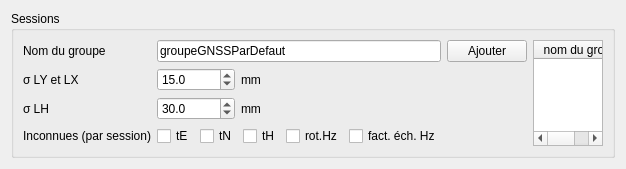
          <widget class="QWidget" name="toolBox_2Page2">
           <property name="geometry">
            <rect>
             <x>0</x>
             <y>0</y>
             <width>616</width>
             <height>165</height>
            </rect>
           </property>
           <attribute name="label">
            <string>GNSS</string>
           </attribute>
           <layout class="QVBoxLayout" name="verticalLayout">
            <item>
             <widget class="QGroupBox" name="groupBox_5">
              <property name="title">
               <string>Sessions</string>
              </property>
              <layout class="QHBoxLayout" name="horizontalLayout_3">
               <item>
                <layout class="QGridLayout" name="gridLayout_2" columnminimumwidth="0,0,200,0">
                 <property name="sizeConstraint">
                  <enum>QLayout::SetDefaultConstraint</enum>
                 </property>
                 <item row="3" column="1" colspan="2">
                  <layout class="QHBoxLayout" name="horizontalLayout">
                   <property name="spacing">
                    <number>6</number>
                   </property>
                   <item>
                    <widget class="QCheckBox" name="GNSS_tE">
                     <property name="text">
                      <string>tE</string>
                     </property>
                    </widget>
                   </item>
                   <item>
                    <widget class="QCheckBox" name="GNSS_tN">
                     <property name="text">
                      <string>tN</string>
                     </property>
                    </widget>
                   </item>
                   <item>
                    <widget class="QCheckBox" name="GNSS_tH">
                     <property name="text">
                      <string>tH</string>
                     </property>
                    </widget>
                   </item>
                   <item>
                    <widget class="QCheckBox" name="GNSS_rotHz">
                     <property name="text">
                      <string>rot.Hz</string>
                     </property>
                    </widget>
                   </item>
                   <item>
                    <widget class="QCheckBox" name="GNSS_factEchHz">
                     <property name="text">
                      <string>fact. éch. Hz</string>
                     </property>
                    </widget>
                   </item>
                  </layout>
                 </item>
                 <item row="1" column="2">
                  <widget class="QLabel" name="label_26">
                   <property name="text">
                    <string>mm</string>
                   </property>
                  </widget>
                 </item>
                 <item row="1" column="3">
                  <spacer name="horizontalSpacer_6">
                   <property name="orientation">
                    <enum>Qt::Horizontal</enum>
                   </property>
                   <property name="sizeType">
                    <enum>QSizePolicy::Maximum</enum>
                   </property>
                   <property name="sizeHint" stdset="0">
                    <size>
                     <width>100</width>
                     <height>20</height>
                    </size>
                   </property>
                  </spacer>
                 </item>
                 <item row="1" column="1">
                  <widget class="QDoubleSpinBox" name="GNSSsigmaLYLX">
                   <property name="decimals">
                    <number>1</number>
                   </property>
                   <property name="maximum">
                    <double>100.000000000000000</double>
                   </property>
                   <property name="singleStep">
                    <double>1.000000000000000</double>
                   </property>
                   <property name="value">
                    <double>15.000000000000000</double>
                   </property>
                  </widget>
                 </item>
                 <item row="2" column="0">
                  <widget class="QLabel" name="label_29">
                   <property name="text">
                    <string>σ LH</string>
                   </property>
                  </widget>
                 </item>
                 <item row="2" column="2">
                  <widget class="QLabel" name="label_27">
                   <property name="text">
                    <string>mm</string>
                   </property>
                  </widget>
                 </item>
                 <item row="0" column="0">
                  <widget class="QLabel" name="label_24">
                   <property name="text">
                    <string>Nom du groupe</string>
                   </property>
                  </widget>
                 </item>
                 <item row="1" column="0">
                  <widget class="QLabel" name="label_25">
                   <property name="text">
                    <string>σ LY et LX</string>
                   </property>
                  </widget>
                 </item>
                 <item row="2" column="1">
                  <widget class="QDoubleSpinBox" name="GNSSsigmaLH">
                   <property name="decimals">
                    <number>1</number>
                   </property>
                   <property name="maximum">
                    <double>100.000000000000000</double>
                   </property>
                   <property name="singleStep">
                    <double>1.000000000000000</double>
                   </property>
                   <property name="value">
                    <double>30.000000000000000</double>
                   </property>
                  </widget>
                 </item>
                 <item row="0" column="3">
                  <widget class="QPushButton" name="addGroupeGNSS">
                   <property name="styleSheet">
                    <string notr="true">font: 8pt &quot;MS Shell Dlg 2&quot;;</string>
                   </property>
                   <property name="text">
                    <string>Ajouter</string>
                   </property>
                  </widget>
                 </item>
                 <item row="3" column="0">
                  <widget class="QLabel" name="label_28">
                   <property name="text">
                    <string>Inconnues (par session)</string>
                   </property>
                  </widget>
                 </item>
                 <item row="0" column="1" colspan="2">
                  <widget class="QLineEdit" name="nomGroupeGNSS">
                   <property name="text">
                    <string>groupeGNSSParDefaut</string>
                   </property>
                  </widget>
                 </item>
                 <item row="4" column="0">
                  <spacer name="verticalSpacer">
                   <property name="orientation">
                    <enum>Qt::Vertical</enum>
                   </property>
                   <property name="sizeHint" stdset="0">
                    <size>
                     <width>20</width>
                     <height>40</height>
                    </size>
                   </property>
                  </spacer>
                 </item>
                </layout>
               </item>
               <item>
                <widget class="QTableWidget" name="tableWidgetGrGnss">
                 <property name="styleSheet">
                  <string notr="true">font: 8pt &quot;MS Shell Dlg 2&quot;;</string>
                 </property>
                 <property name="editTriggers">
                  <set>QAbstractItemView::AnyKeyPressed|QAbstractItemView::DoubleClicked|QAbstractItemView::EditKeyPressed|QAbstractItemView::SelectedClicked</set>
                 </property>
                 <attribute name="verticalHeaderVisible">
                  <bool>false</bool>
                 </attribute>
                 <column>
                  <property name="text">
                   <string>nom du groupe</string>
                  </property>
                 </column>
                 <column>
                  <property name="text">
                   <string>σ LY et LX [mm]</string>
                  </property>
                 </column>
                 <column>
                  <property name="text">
                   <string>σ LH [mm]</string>
                  </property>
                 </column>
                 <column>
                  <property name="text">
                   <string>tE estimé </string>
                  </property>
                 </column>
                 <column>
                  <property name="text">
                   <string>tN estimé</string>
                  </property>
                 </column>
                 <column>
                  <property name="text">
                   <string>tH estimé</string>
                  </property>
                 </column>
                 <column>
                  <property name="text">
                   <string>rot. estimé</string>
                  </property>
                 </column>
                 <column>
                  <property name="text">
                   <string>fact. ech. estimé</string>
                  </property>
                 </column>
                </widget>
               </item>
              </layout>
             </widget>
            </item>
            <item>
             <spacer name="verticalSpacer_2">
              <property name="orientation">
               <enum>Qt::Vertical</enum>
              </property>
              <property name="sizeType">
               <enum>QSizePolicy::Expanding</enum>
              </property>
              <property name="sizeHint" stdset="0">
               <size>
                <width>20</width>
                <height>370</height>
               </size>
              </property>
             </spacer>
            </item>
           </layout>
          </widget>
